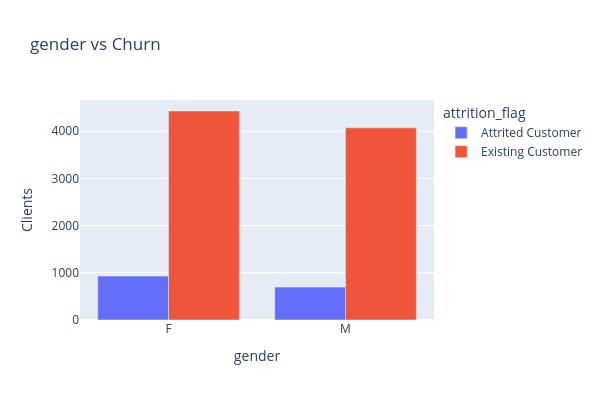
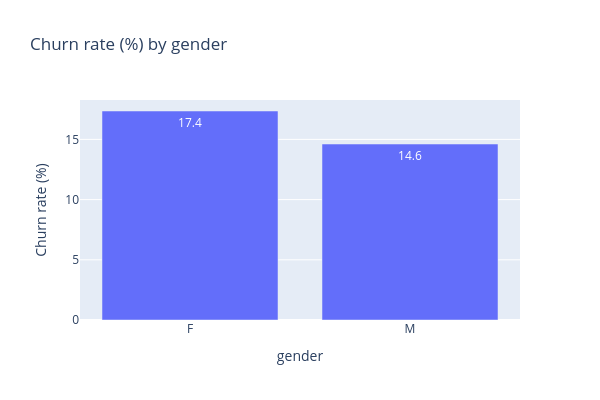
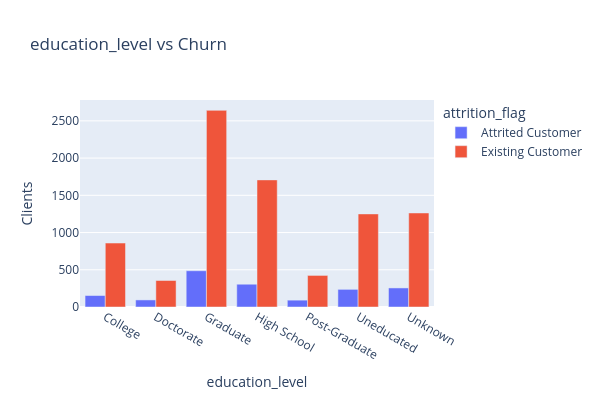
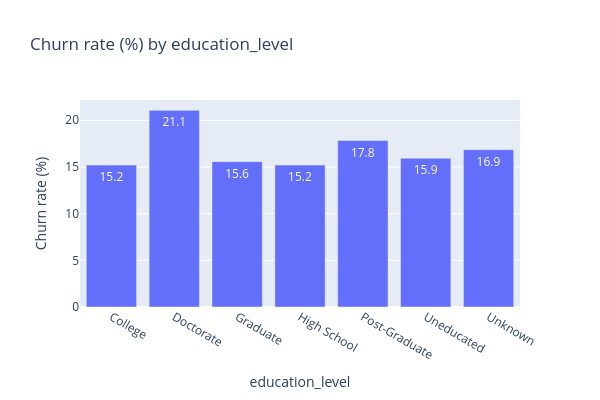

The cell these charts' notebook holds for them, in order:
### Code cell
# bivariate analysis - categorical vs Churn
# Clustered bar charts
for col in categorical_cols:
    ct = pd.crosstab(df[col], df['attrition_flag'])
    
    fig = px.bar(
        ct,
        barmode='group',
        title=f'{col} vs Churn',
        labels={'value': 'Cantidad', 'variable': 'Estado'}
    )
    fig.update_layout(
        xaxis_title=col,
        yaxis_title='Clients',
        width=600,
        height=400
    )
    fig.show()
    
    # Churn rate by category
    ct_percent = pd.crosstab(df[col], df['attrition_flag'], normalize='index') * 100
    
    fig = px.bar(
        x=ct_percent.index,
        y=ct_percent['Attrited Customer'] if 'Attrited Customer' in ct_percent.columns else [],
        title=f'Churn rate (%) by {col}',
        labels={'x': col, 'y': 'Churn rate (%)'},
        text_auto='.1f'
    )
    fig.update_layout(width=600, height=400)
    fig.show()

### Figure 1 — Plotly figure (JSON) as saved in the notebook; plotly's stock layout.template omitted (floating-point values rounded to 4 significant figures)
{"data": [{"alignmentgroup": "True", "hovertemplate": "attrition_flag=Attrited Customer<br>gender=%{x}<br>Cantidad=%{y}<extra></extra>", "legendgroup": "Attrited Customer", "marker": {"color": "#636efa", "pattern": {"shape": ""}}, "name": "Attrited Customer", "offsetgroup": "Attrited Customer", "orientation": "v", "showlegend": true, "textposition": "auto", "type": "bar", "x": ["F", "M"], "xaxis": "x", "y": [930, 697], "yaxis": "y"}, {"alignmentgroup": "True", "hovertemplate": "attrition_flag=Existing Customer<br>gender=%{x}<br>Cantidad=%{y}<extra></extra>", "legendgroup": "Existing Customer", "marker": {"color": "#EF553B", "pattern": {"shape": ""}}, "name": "Existing Customer", "offsetgroup": "Existing Customer", "orientation": "v", "showlegend": true, "textposition": "auto", "type": "bar", "x": ["F", "M"], "xaxis": "x", "y": [4428, 4072], "yaxis": "y"}], "layout": {"barmode": "group", "height": 400, "legend": {"title": {"text": "attrition_flag"}, "tracegroupgap": 0}, "title": {"text": "gender vs Churn"}, "width": 600, "xaxis": {"anchor": "y", "domain": [0, 1], "title": {"text": "gender"}}, "yaxis": {"anchor": "x", "domain": [0, 1], "title": {"text": "Clients"}}}}

### Figure 2 — Plotly figure (JSON) as saved in the notebook; plotly's stock layout.template omitted (floating-point values rounded to 4 significant figures)
{"data": [{"hovertemplate": "gender=%{x}<br>Churn rate (%)=%{y}<extra></extra>", "legendgroup": "", "marker": {"color": "#636efa", "pattern": {"shape": ""}}, "name": "", "orientation": "v", "showlegend": false, "textposition": "auto", "texttemplate": "%{y:.1f}", "type": "bar", "x": ["F", "M"], "xaxis": "x", "y": [17.36, 14.62], "yaxis": "y"}], "layout": {"barmode": "relative", "height": 400, "legend": {"tracegroupgap": 0}, "title": {"text": "Churn rate (%) by gender"}, "width": 600, "xaxis": {"anchor": "y", "domain": [0, 1], "title": {"text": "gender"}}, "yaxis": {"anchor": "x", "domain": [0, 1], "title": {"text": "Churn rate (%)"}}}}

### Figure 3 — Plotly figure (JSON) as saved in the notebook; plotly's stock layout.template omitted (floating-point values rounded to 4 significant figures)
{"data": [{"alignmentgroup": "True", "hovertemplate": "attrition_flag=Attrited Customer<br>education_level=%{x}<br>Cantidad=%{y}<extra></extra>", "legendgroup": "Attrited Customer", "marker": {"color": "#636efa", "pattern": {"shape": ""}}, "name": "Attrited Customer", "offsetgroup": "Attrited Customer", "orientation": "v", "showlegend": true, "textposition": "auto", "type": "bar", "x": ["College", "Doctorate", "Graduate", "High School", "Post-Graduate", "Uneducated", "Unknown"], "xaxis": "x", "y": [154, 95, 487, 306, 92, 237, 256], "yaxis": "y"}, {"alignmentgroup": "True", "hovertemplate": "attrition_flag=Existing Customer<br>education_level=%{x}<br>Cantidad=%{y}<extra></extra>", "legendgroup": "Existing Customer", "marker": {"color": "#EF553B", "pattern": {"shape": ""}}, "name": "Existing Customer", "offsetgroup": "Existing Customer", "orientation": "v", "showlegend": true, "textposition": "auto", "type": "bar", "x": ["College", "Doctorate", "Graduate", "High School", "Post-Graduate", "Uneducated", "Unknown"], "xaxis": "x", "y": [859, 356, 2641, 1707, 424, 1250, 1263], "yaxis": "y"}], "layout": {"barmode": "group", "height": 400, "legend": {"title": {"text": "attrition_flag"}, "tracegroupgap": 0}, "title": {"text": "education_level vs Churn"}, "width": 600, "xaxis": {"anchor": "y", "domain": [0, 1], "title": {"text": "education_level"}}, "yaxis": {"anchor": "x", "domain": [0, 1], "title": {"text": "Clients"}}}}

### Figure 4 — Plotly figure (JSON) as saved in the notebook; plotly's stock layout.template omitted (floating-point values rounded to 4 significant figures)
{"data": [{"hovertemplate": "education_level=%{x}<br>Churn rate (%)=%{y}<extra></extra>", "legendgroup": "", "marker": {"color": "#636efa", "pattern": {"shape": ""}}, "name": "", "orientation": "v", "showlegend": false, "textposition": "auto", "texttemplate": "%{y:.1f}", "type": "bar", "x": ["College", "Doctorate", "Graduate", "High School", "Post-Graduate", "Uneducated", "Unknown"], "xaxis": "x", "y": [15.2, 21.06, 15.57, 15.2, 17.83, 15.94, 16.85], "yaxis": "y"}], "layout": {"barmode": "relative", "height": 400, "legend": {"tracegroupgap": 0}, "title": {"text": "Churn rate (%) by education_level"}, "width": 600, "xaxis": {"anchor": "y", "domain": [0, 1], "title": {"text": "education_level"}}, "yaxis": {"anchor": "x", "domain": [0, 1], "title": {"text": "Churn rate (%)"}}}}
